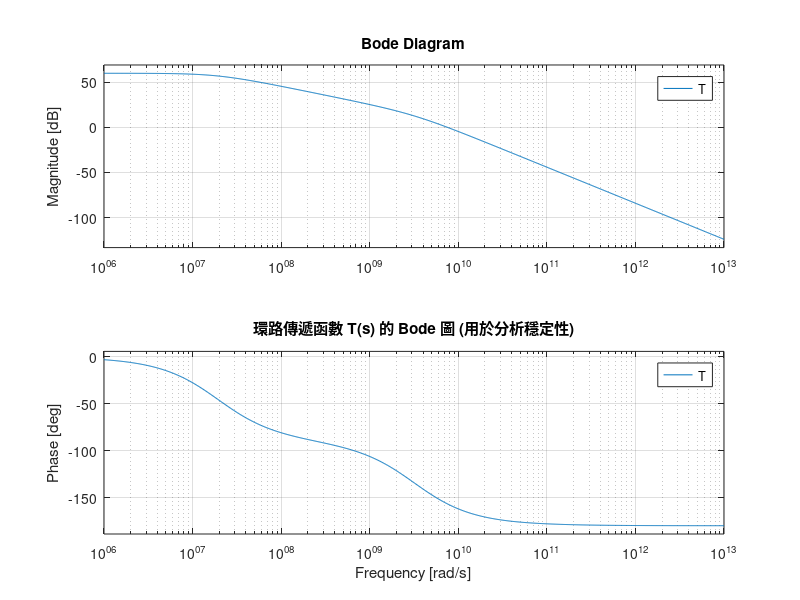

Write the MATLAB code that produced this figure.
pkg load control;

% 電路參數
gm1 = 2.5e-3; R1 = 8e3; C1 = 100e-15; 
gm2 = 10e-3; R2 = 5e3; C2 = 2e-12;   
Cc = 100e-15; 
Rz = 200;
Cgd2 = 0;
beta = 1;
A0 = (gm1 * R1) * (gm2 * R2);
s = tf('s');

% 自動計算 Rz (抵消次極點)
b_tmp = R1*(C1 + Cc) + R2*(C2 + Cc) + gm2*R2*R1*Cc;
a_tmp = R1*R2*(C1*C2 + Cc*C1 + Cc*C2);
p_roots = roots([a_tmp, b_tmp, 1]);
p2_approx = max(abs(p_roots));
Rz_cal = (1 / (p2_approx * Cc)) + (1 / gm2);

% 三階係數
%b = R1*(C1 + Cc) + R2*(C2 + Cc) + gm2*R2*R1*Cc;
%a = R1*R2*(C1*C2 + Cc*C1 + Cc*C2) + Rz*Cc*(R1*C1 + R2*C2);
%c = Rz*R1*R2*C1*C2*Cc;

Ctot = Cc + Cgd2;
c = R1*(C1 + Ctot) + R2*(C2 + Ctot) + gm2*R2*R1*Ctot;
b = R1*R2*(C1*C2 + Ctot*C1 + Ctot*C2) + Rz*Cc*(R1*C1 + R2*C2); % b項中，只有Cc與Rz耦合
a = Rz*R1*R2*C1*C2*Ctot; % Ctot?

% 求解三個極點
all_poles = roots([a, b, c, 1]);
f_poles = sort(abs(all_poles)) / (2*pi); % 轉換為 Hz 並排序

fprintf('\n--- 三階模型極點詳細分析 --- \n');
fprintf('Cc = %.2f fF, Rz = %.2f Ohm\n', Cc*1e15, Rz);
fprintf('主極點   f_p1: %.2f MHz\n', f_poles(1)/1e6);
fprintf('次極點   f_p2: %.2f MHz\n', f_poles(2)/1e6);
fprintf('第三極點 f_p3: %.2f MHz\n', f_poles(3)/1e6);

% 零點
z1 = 1 / (Cc * (1/gm2 - Rz) + Cgd2/gm2);
fprintf('LHP 零點 f_z : %.2f MHz\n', abs(z1)/(2*pi*1e6));

% 穩定性
H = A0 * (1 - s/z1) / (a*s^3 + b*s^2 + c*s + 1);
T = beta * H;
[Gm, Pm, Wcg, Wgc] = margin(T);
G_close = feedback(H, beta);
fprintf('環路截止頻率 (f_gc): %.2f MHz\n', Wgc / (2*pi*1e6));
fprintf('相位裕度 PM  : %.2f 度\n', Pm);
fprintf('增益裕度 PM  : %.2f dB\n', Gm);

% 繪圖對比
figure;
bode(T); title('環路傳遞函數 T(s) 的 Bode 圖 (用於分析穩定性)');
grid on;

%figure;
%step(G_close); title('閉環系統 G_{CL}(s) 的階躍響應');
%grid on;
